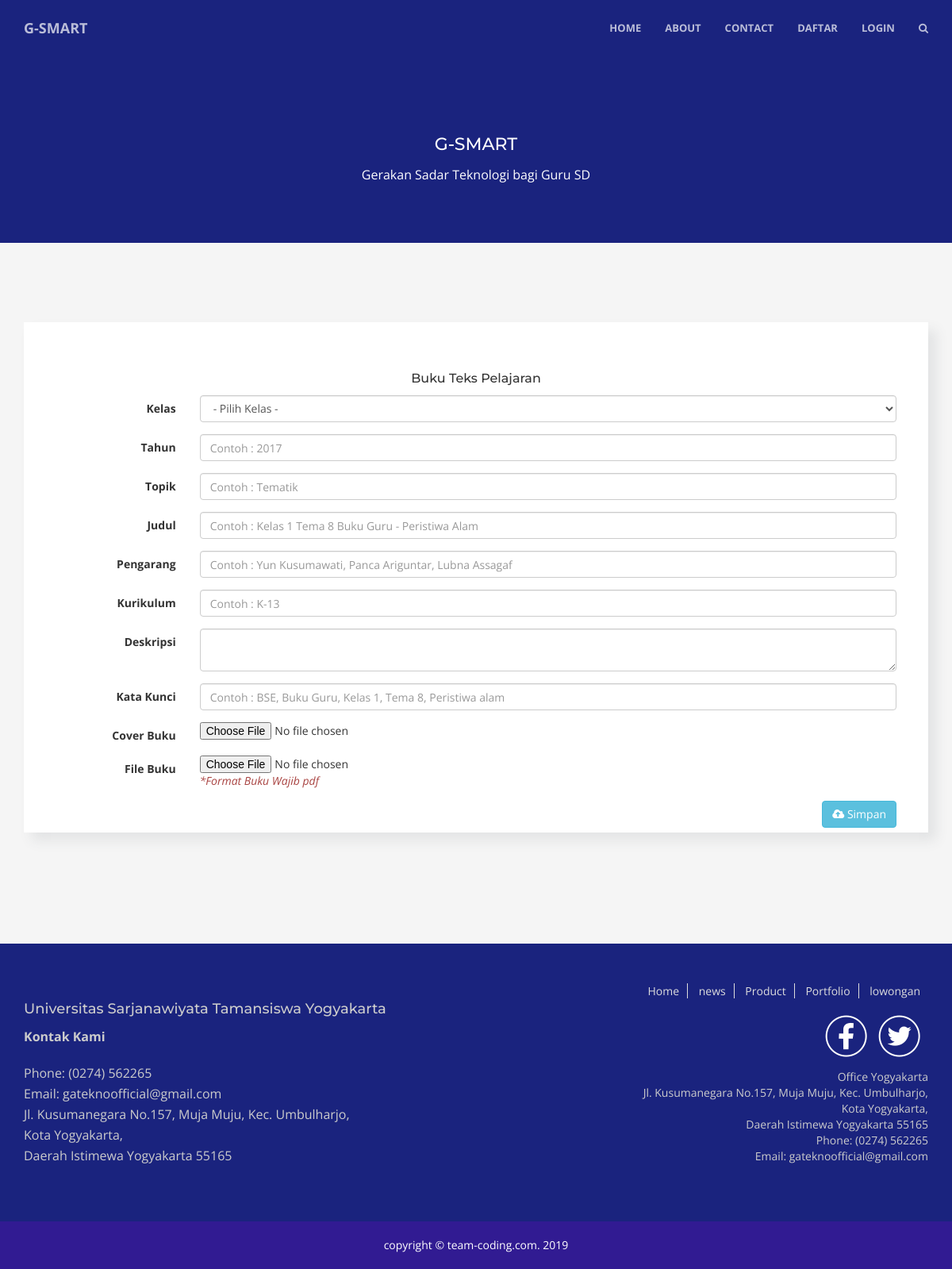
The page /index.php/buku/tambah on the database its author committed.
### tables this page shows
CREATE TABLE `pengaturan` (
  `id_pengaturan` tinyint(3) NOT NULL,
  `kolom_pengaturan` varchar(100) NOT NULL,
  `isi_pengaturan` text NOT NULL
);

### application/controllers/Buku.php (called while the page is built, shortened)
<?php
class Buku extends CI_Controller {
	public function __construct()
	{
		$this->load->model("Mbuku");
	}
	public function tambah(){
		$data['kelas'] = array('1','2','3','4','5','6');
		$this->load->view('pengunjung/bukutambah',$data);
	}
}

### index.php (called while the page is built, shortened)
<?php
require_once BASEPATH.'core/CodeIgniter.php';

### application/helpers/tgl_indo_helper.php (called while the page is built, shortened)
<?php
function ambil_isi_pengaturan($kolom)
{
	$CI =& get_instance();
	$CI->db->where('kolom_pengaturan', $kolom);
	$pecah = $CI->db->get('pengaturan')->row_array();
	return $pecah["isi_pengaturan"];
}
?>

### application/views/pengunjung/bukutambah.php (the view, shortened to what this page needs)
<!DOCTYPE html>
<html lang="en">
<head>
    <link href="https://cdnjs.cloudflare.com/ajax/libs/twitter-bootstrap/3.3.7/css/bootstrap.min.css" rel="stylesheet">
    <link href="https://cdnjs.cloudflare.com/ajax/libs/font-awesome/4.6.3/css/font-awesome.min.css" rel="stylesheet">
    <link rel="stylesheet" href="https://cdnjs.cloudflare.com/ajax/libs/OwlCarousel2/2.3.4/assets/owl.carousel.min.css">
    <link rel="stylesheet" href="https://cdnjs.cloudflare.com/ajax/libs/OwlCarousel2/2.3.4/assets/owl.theme.default.css">
    <link href="<?php echo base_url("pengunjung/animate/animate.css") ?>" rel="stylesheet">
    <link href="<?php echo base_url("pengunjung/css/creative.css") ?>" rel="stylesheet">
</head>
<body id="page-top">
    <?php include 'menu.php'; ?>
    <section class="topbar">
        <div class="container">
            <div class="row">
                <div class="col-lg-8 col-lg-offset-2 text-center">
                 <?php echo ambil_isi_pengaturan("header") ?>
             </div>
         </div>
     </div>
 </section>
 <section class="services">
    <div class="container">
        <div class="row">
            <div class="col-md-12">
                <div class="box wow fadeInLeft">
                    <h3 class="text-center">Buku Teks Pelajaran</h3>
                    <form class="form-horizontal" method="post" enctype="multipart/form-data">
                        <div class="form-group">
                            <label class="col-sm-2 control-label">Kelas</label>
                            <div class="col-sm-10">
                                <select name="kelas" class="form-control">
                                    <option value="">- Pilih Kelas -</option>
                                </select>
                            </div>
                        </div>
                        <div class="form-group">
                            <label class="col-sm-2 control-label">Tahun</label>
                            <div class="col-sm-10">
                                <input type="number" class="form-control" name="tahun" placeholder="Contoh : 2017">
                            </div>
                        </div>
                        <div class="form-group">
                            <label class="col-sm-2 control-label">Topik</label>
                            <div class="col-sm-10">
                                <input type="text" class="form-control" name="topik" placeholder="Contoh : Tematik">
                            </div>
                        </div>
                        <div class="form-group">
                            <label class="col-sm-2 control-label">Judul</label>
                            <div class="col-sm-10">
                                <input type="text" class="form-control" name="judul" placeholder="Contoh : Kelas 1 Tema 8 Buku Guru - Peristiwa Alam">
                            </div>
                        </div>
                        <div class="form-group">
                            <label class="col-sm-2 control-label">Pengarang</label>
                            <div class="col-sm-10">
                                <input type="text" class="form-control" name="pengarang" placeholder="Contoh : Yun Kusumawati, Panca Ariguntar, Lubna Assagaf">
                            </div>
                        </div>
                        <div class="form-group">
                            <label class="col-sm-2 control-label">Kurikulum</label>
                            <div class="col-sm-10">
                                <input type="text" class="form-control" name="kurikulum" placeholder="Contoh : K-13">
                            </div>
                        </div>
                        <div class="form-group">
                            <label class="col-sm-2 control-label">Deskripsi</label>
                            <div class="col-sm-10">
                                <textarea name="deskripsi" class="form-control" id="editor"></textarea>
                            </div>
                        </div>
                        <div class="form-group">
                            <label class="col-sm-2 control-label">Kata Kunci</label>
                            <div class="col-sm-10">
                                <input type="text" class="form-control" name="kata_kunci" placeholder="Contoh : BSE, Buku Guru, Kelas 1, Tema 8, Peristiwa alam">
                            </div>
                        </div>
                        <div class="form-group">
                            <label class="col-sm-2 control-label">Cover Buku</label>
                            <div class="col-sm-10">
                                <input type="file" name="cover">
                            </div>
                        </div>
                        <div class="form-group">
                            <label class="col-sm-2 control-label">File Buku</label>
                            <div class="col-sm-10">
                                <input type="file" name="file">
                                <span class="text-danger"><i>*Format Buku Wajib pdf</i></span>
                            </div>
                        </div>
                        <button type="submit" class="btn btn-info pull-right"><span class="fa fa-cloud-upload"></span> Simpan </button>
                    </form>
                </div>
            </div>
        </div>
    </div>
</section>
<footer class="footer">
    <div class="footer-top">
        <div class="container">
            <div class="row">
                <?php echo ambil_isi_pengaturan("footer_1") ?>
                <?php echo ambil_isi_pengaturan("footer_2") ?>
            </div>
        </div>
    </div>
    <div class="footer-bottom">
        <div class="container">
            <div class="row">
                <div class="col-md-6 col-md-offset-3 text-center">
                    <?php echo ambil_isi_pengaturan("footer_copyright") ?>
                </div>
            </div>
        </div>
    </div>
</footer>
</body>
</html>

### pengunjung/css/creative.css (style rules this page uses)
html, body { height: 100%; width: 100%; }
body { font-family: 'Open Sans', sans-serif; }
a { -webkit-transition: all 0.35s; -moz-transition: all 0.35s; transition: all 0.35s; color: #0c2e8a; text-decoration: none; }
h1, h2, h3, h4, h5, h6 { font-family: 'Montserrat', sans-serif; }
p { font-size: 16px; line-height: 2; margin-bottom: 20px; }
h1 { font-size: 22px; }
h2 { font-size: 18px; line-height: 24px; }
h3 { font-size: 16px; line-height: 22px; }
.footer .footer-top { color: #ccc; padding: 50px 0px; background: #1A237E; }
.footer .footer-top p { line-height: 26px; }
.footer .footer-top ul.footer-menu { margin: 0px; padding: 0px; margin-bottom: 20px; }
.footer .footer-top ul.footer-menu li { display: inline-block; }
.footer .footer-top ul.footer-menu li a { padding-right: 10px; padding-left: 10px; border-right: 1px solid #ddd; text-decoration: none; color: #ddd; }
.footer .footer-top ul.footer-menu li:last-child a { border-right: 0px solid; }
.footer .footer-top ul.footer-sosmed { margin: 0px; padding: 0px; }
.footer .footer-top ul.footer-sosmed li { display: inline-block; margin-right: 10px; }
.footer .footer-bottom { color: #fff; padding: 20px 0px; background: #311B92; }
body { webkit-tap-highlight-color: #222222; }
.services { padding: 100px 0px; background: #f5f5f5; }
.services .box { padding: 40px; margin-bottom: 40px; box-shadow: 10px 10px 15px rgba(73, 78, 92, 0.1); background: #fff; transition: 0.4s; }
.topbar { background: #1A237E; padding: 150px 0px 50px 0px; background-size: cover; background-repeat: no-repeat; }
.topbar h1 { color: #fff; }
.topbar p { color: #fff; }

### rows shown on the page
pengaturan: isi_pengaturan "G-SMART Gerakan Sadar Teknologi bagi Guru SD"
pengaturan: isi_pengaturan "Universitas Sarjanawiyata Tamansiswa Yogyakarta Kontak Kami Phone: (0274) 562265 Email: gateknoofficial@gmail.com Jl. Kusumanegara No.157, Muja Muju, Kec. Umbulharjo, Kota Yogyakarta, Daerah Istimewa Yogyakarta 55165"
pengaturan: isi_pengaturan "Home news Product Portfolio lowongan Office Yogyakarta Jl. Kusumanegara No.157, Muja Muju, Kec. Umbulharjo, Kota Yogyakarta, Daerah Istimewa Yogyakarta 55165 Phone: (0274) 562265 Email: gateknoofficial@gmail.com", isi_pengaturan (picture)
pengaturan: isi_pengaturan "copyright © team-coding.com. 2019"
